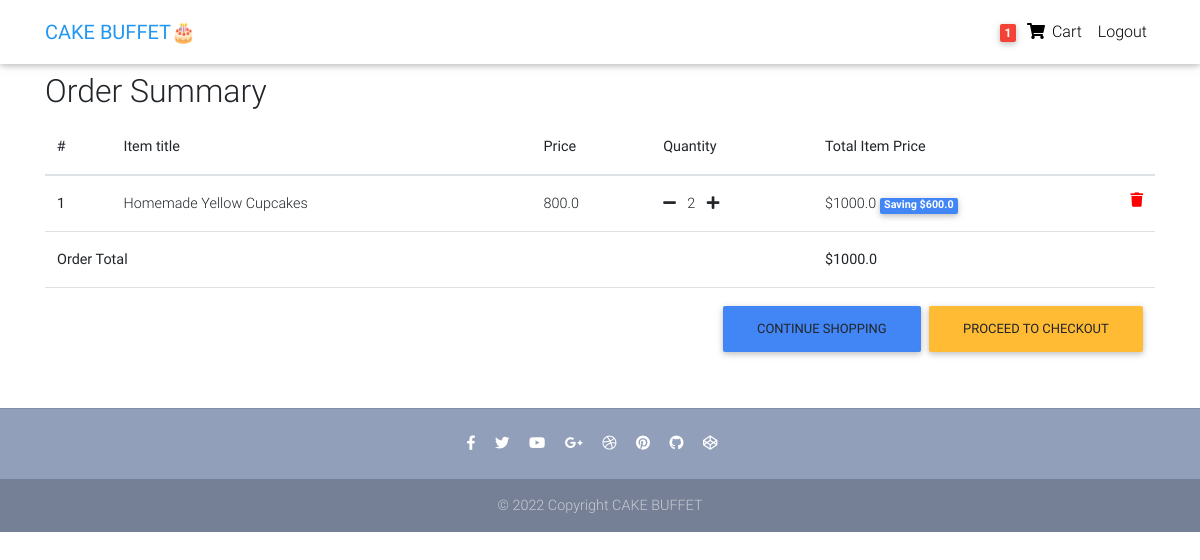
Page /order-summary/ (signed in) on the committed database.
### core/models.py (models this page shows, shortened)
class Order(models.Model):
    user = models.ForeignKey(settings.AUTH_USER_MODEL,
                             on_delete=models.CASCADE)
    ref_code = models.CharField(max_length=20, blank=True, null=True)
    items = models.ManyToManyField(OrderItem)
    start_date = models.DateTimeField(auto_now_add=True)
    ordered_date = models.DateTimeField()
    ordered = models.BooleanField(default=False)
    shipping_address = models.ForeignKey(
        'Address', related_name='shipping_address', on_delete=models.SET_NULL, blank=True, null=True)
    billing_address = models.ForeignKey(
        'Address', related_name='billing_address', on_delete=models.SET_NULL, blank=True, null=True)
    payment = models.ForeignKey(
        'Payment', on_delete=models.SET_NULL, blank=True, null=True)
    coupon = models.ForeignKey(
        'Coupon', on_delete=models.SET_NULL, blank=True, null=True)
    being_delivered = models.BooleanField(default=False)
    received = models.BooleanField(default=False)
    refund_requested = models.BooleanField(default=False)
    refund_granted = models.BooleanField(default=False)
    def get_total(self):
        total = 0
        for order_item in self.items.all():
            total += order_item.get_final_price()
        if self.coupon:
            total -= self.coupon.amount
        return total

class OrderItem(models.Model):
    user = models.ForeignKey(settings.AUTH_USER_MODEL,
                             on_delete=models.CASCADE)
    ordered = models.BooleanField(default=False)
    item = models.ForeignKey(Item, on_delete=models.CASCADE)
    quantity = models.IntegerField(default=1)
    def get_total_item_price(self):
        return self.quantity * self.item.price
    def get_total_discount_item_price(self):
        return self.quantity * self.item.discount_price
    def get_amount_saved(self):
        return self.get_total_item_price() - self.get_total_discount_item_price()
    def get_final_price(self):
        if self.item.discount_price:
            return self.get_total_discount_item_price()
        return self.get_total_item_price()

class Item(models.Model):
    title = models.CharField(max_length=100)
    price = models.FloatField()
    discount_price = models.FloatField(blank=True, null=True)
    category = models.CharField(choices=CATEGORY_CHOICES, max_length=2)
    label = models.CharField(choices=LABEL_CHOICES, max_length=1)
    slug = models.SlugField()
    description = models.TextField()
    image = models.ImageField()
    class Meta:
        ordering = ['-id']

### core/views.py (the view)
# urls.py: path('order-summary/', OrderSummaryView.as_view(), name='order-summary'),
class OrderSummaryView(LoginRequiredMixin, View):
    def get(self, *args, **kwargs):
        try:
            order = Order.objects.get(user=self.request.user, ordered=False)
            context = {
                'object': order
            }
            return render(self.request, 'order_summary.html', context)
        except ObjectDoesNotExist:
            messages.warning(self.request, "You do not have an active order")
            return redirect("/")

### core/templatetags/cart_template_tags.py (called while the page is built)
@register.filter
def cart_item_count(user):
    if user.is_authenticated:
        qs = Order.objects.filter(user=user, ordered=False)
        if qs.exists():
            return qs[0].items.count()
    return 0

### templates/order_summary.html (shortened to what this page needs)
{% extends "base.html" %}
{% block content %}
  <main>
    <div class="container">
    <div class="table-responsive text-nowrap">
    <h2>Order Summary</h2>
    <table class="table">
        <thead>
        <tr>
            <th scope="col">#</th>
            <th scope="col">Item title</th>
            <th scope="col">Price</th>
            <th scope="col">Quantity</th>
            <th scope="col">Total Item Price</th>
        </tr>
        </thead>
        <tbody>
        {% for order_item in object.items.all %}
        <tr>
            <th scope="row">{{ forloop.counter }}</th>
            <td>{{ order_item.item.title }}</td>
            <td>{{ order_item.item.price }}</td>
            <td>
                <a href="{% url 'core:remove-single-item-from-cart' order_item.item.slug %}"><i class="fas fa-minus mr-2"></i></a>
                {{ order_item.quantity }}
                <a href="{% url 'core:add-to-cart' order_item.item.slug %}"><i class="fas fa-plus ml-2"></i></a>
            </td>
            <td>
            {% if order_item.item.discount_price %}
                ${{ order_item.get_total_discount_item_price }}
                <span class="badge badge-primary">Saving ${{ order_item.get_amount_saved }}</span>
            {% else %}
                ${{ order_item.get_total_item_price }}
            {% endif %}
            <a style='color: red;' href="{% url 'core:remove-from-cart' order_item.item.slug %}">
                <i class="fas fa-trash float-right"></i>
            </a>
            </td>
        </tr>
        {% endfor %}
        {% if object.get_total %}
        <tr>
            <td colspan="4"><b>Order Total</b></td>
            <td><b>${{ object.get_total }}</b></td>
        </tr>
        <tr>
            <td colspan="5">
            <a class='btn btn-warning float-right ml-2' href='/checkout/'>Proceed to checkout</a>
            <a class='btn btn-primary float-right' href='/'>Continue shopping</a>
            </td>
        </tr>
        {% endif %}
        </tbody>
    </table>
    </div>
    </div>
  </main>
{% endblock content %}

### templates/navbar.html (shortened to what this page needs)
{% load cart_template_tags %}
<nav class="navbar fixed-top navbar-expand-lg navbar-light white scrolling-navbar">
    <div class="container">
      <a class="navbar-brand waves-effect" href="/">
        <strong class="blue-text">CAKE BUFFET🎂</strong>
      </a>
      <div class="collapse navbar-collapse" id="navbarSupportedContent">
        <ul class="navbar-nav nav-flex-icons">
          {% if request.user.is_authenticated %}
          <li class="nav-item">
            <a href="{% url 'core:order-summary' %}" class="nav-link waves-effect">
              <span class="badge red z-depth-1 mr-1"> {{ request.user|cart_item_count }} </span>
              <i class="fas fa-shopping-cart"></i>
              <span class="clearfix d-none d-sm-inline-block"> Cart </span>
            </a>
          </li>
          <li class="nav-item">
            <a class="nav-link waves-effect" href="{% url 'account_logout' %}">
              <span class="clearfix d-none d-sm-inline-block"> Logout </span>
            </a>
          </li>
          {% endif %}
        </ul>
      </div>
    </div>
  </nav>

### templates/base.html (style rules this page uses)
html, body, header, .carousel { height: 60vh; }

### rows in the picture
OrderItem: item "Homemade Yellow Cupcakes", item.price "800.0", quantity "2", get_total_discount_item_price "1000.0", get_amount_saved "600.0"
Order: get_total "1000.0"

### other values in the picture
{{ request.user|cart_item_count }} "1"
